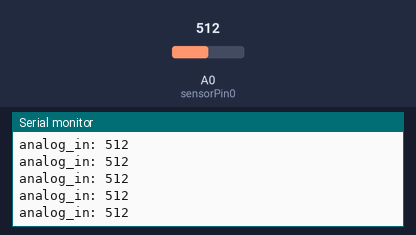
The sketch below on a simulated Arduino Uno, built with avr-gcc and run on an emulated ATmega328P. Shown: the last lines printed to the serial monitor. Inputs (shaded band) come from the test bench; at power-on: A0 (sensorPin0) = 512.

Above: at 1.2 s.
1.3 s: A0 (sensorPin0) set to 105
At 2.4 s:
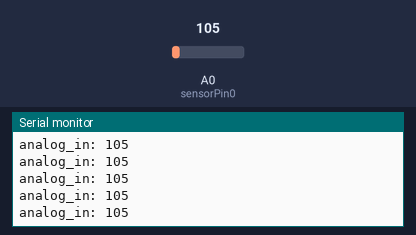
4.3 s: A0 (sensorPin0) set to 94
At 4.9 s:
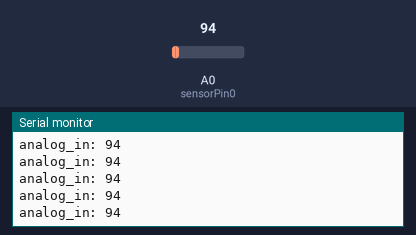
13.3 s: A0 (sensorPin0) set to 989
At 14.2 s:
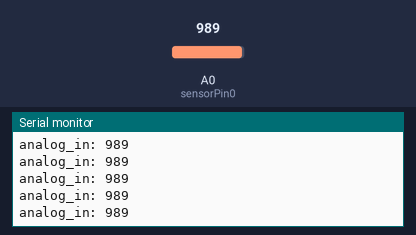
16.3 s: A0 (sensorPin0) set to 1008
At 17.1 s:
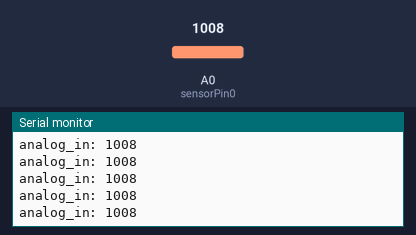
Timing chart, 0 to 19.3 s (numbered marks = the images above; inputs shaded):
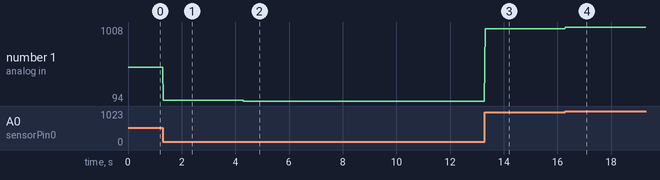

Measured:
- after the input at 1.3 s, the serial monitor: prints a new line at once (image 1)
- after the input at 4.3 s, the serial monitor: prints a new line at once (image 2)
- after the input at 13.3 s, the serial monitor: prints a new line at once (image 3)
- after the input at 16.3 s, the serial monitor: prints a new line at once (image 4)
- plotted number 1: 512 → 105 after the input at 1.3 s, 105 → 94 after the input at 4.3 s, 94 → 989 after the input at 13.3 s, 989 → 1008 after the input at 16.3 s

The sketch:

serial_a0_input_simple.ino
```cpp
#define sensorPin0 A0

void setup() {
  Serial.begin(9600);
}

void loop() {

  int read1 = analogRead(sensorPin0);

  Serial.print("analog_in: "); // to Max, specify data prefix
  Serial.print(read1); // to Max, get the data from Arduino code
  Serial.print(" "); // to Max, create a new line
  Serial.println(" "); // to Max, create a carriage return

  delay(20);  // made loop faster in milliseconds so data is more continuous
}
```
